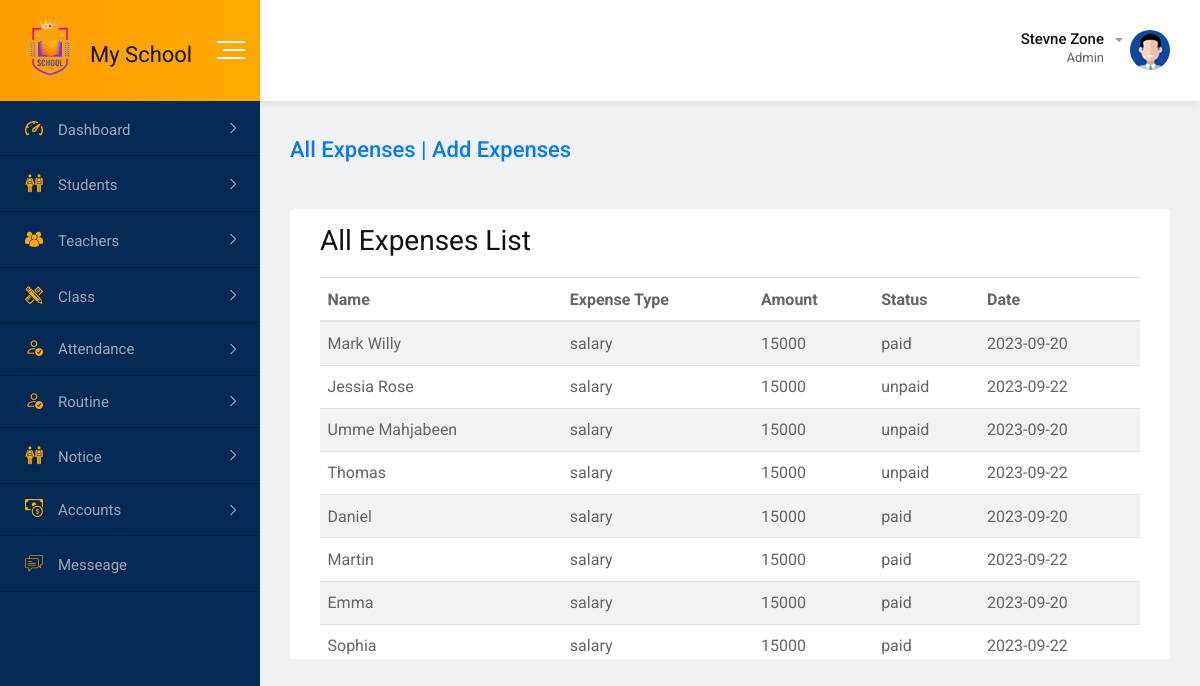
/admin/all_expenses.php, run on the app's committed database.
### tables this page shows
CREATE TABLE `expenses` (
  `id` int(11) NOT NULL,
  `te_id` int(11) NOT NULL,
  `te_name` varchar(100) NOT NULL,
  `expense_type` varchar(50) NOT NULL,
  `amount` int(11) NOT NULL,
  `status` varchar(50) NOT NULL,
  `date` date NOT NULL
);

### admin/all_expenses.php (the view, shortened to what this page needs)
<?php
include_once("../includes/db_config.php");
$sql = "SELECT * FROM expenses";
$result = $db->query($sql);
?>
<?php include_once("../includes/index_header.php"); ?>
<body>
    <?php include_once("../includes/index_sidebar.php"); ?>
    <div class="dashboard-content-one">
        <div class="breadcrumbs-area">
            <h3><a href="add_collection.php" class="">All Expenses | Add Expenses </a></h3>
        </div>
        <div class="card" id="tableid">
            <div class="card-body">
                <h2>All Expenses List</h2>
                <table class="table table-striped bg-white">
                    <thead>
                        <tr>
                            <th>Name</th>
                            <th>Expense Type</th>
                            <th>Amount</th>
                            <th>Status</th>
                            <th>Date</th>
                        </tr>
                    </thead>
                    <tbody>
                        <?php while ($row = $result->fetch_assoc()) { ?>
                            <tr>
                                <td><?php echo $row["te_name"]; ?></td>
                                <td><?php echo $row["expense_type"]; ?></td>
                                <td><?php echo $row["amount"]; ?></td>
                                <td><?php echo $row["status"]; ?></td>
                                <td><?php echo $row["date"]; ?></td>
                            </tr>
                        <?php } ?>
                    </tbody>
                </table>
            </div>
        </div>
        <?php include_once("../includes/index_footer.php"); ?>
</body>
</html>

### assets/css/main.css (style rules this page uses)
html { color: #222; font-size: 1em; line-height: 1.4; }

### admin/all_expenses.php (style rules this page uses)
#tableid { height: 450px; overflow: scroll; }

### data on the page
expenses: te_name "Mark Willy", expense_type "salary", amount "15000", status "paid", date "2023-09-20"
expenses: te_name "Jessia Rose", expense_type "salary", amount "15000", status "unpaid", date "2023-09-22"
expenses: te_name "Umme Mahjabeen", expense_type "salary", amount "15000", status "unpaid", date "2023-09-20"
expenses: te_name "Thomas", expense_type "salary", amount "15000", status "unpaid", date "2023-09-22"
expenses: te_name "Daniel", expense_type "salary", amount "15000", status "paid", date "2023-09-20"
expenses: te_name "Martin", expense_type "salary", amount "15000", status "paid", date "2023-09-22"
expenses: te_name "Emma", expense_type "salary", amount "15000", status "paid", date "2023-09-20"
expenses: te_name "Sophia", expense_type "salary", amount "15000", status "paid", date "2023-09-22"
